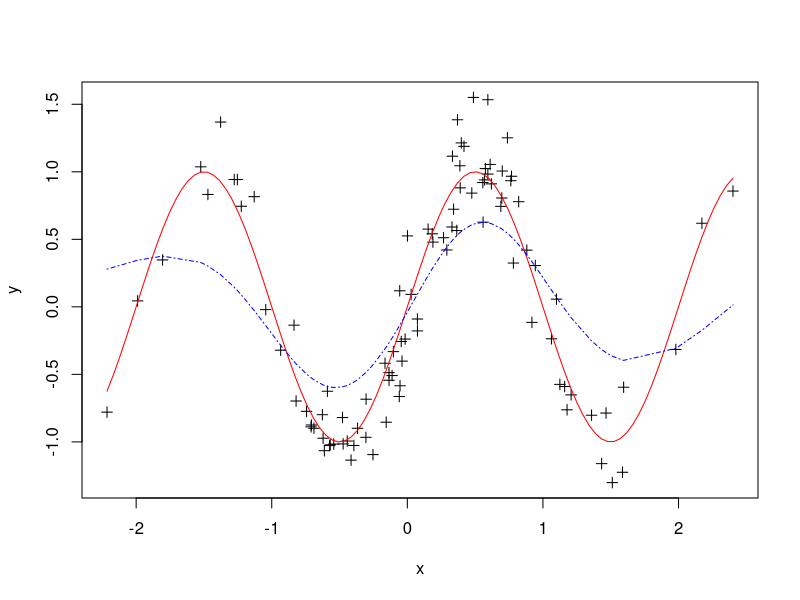

Write R code to recreate this figure.
# Generate a set of x values
# Sort the x values (this eases later analysis)
set.seed(1)
x <- rnorm(100)
x <- sort(x)

# Generate values of f(x) for some function
f <- function(x)
{
	sin(pi*x)
}

# Generate some residuals
e <- rnorm(100,0,1/4)

# Generate y values which are y=f(x)+e
y <- f(x)+e

# Plot the data
plot(x,y,pch=3)

# Add the "true" curve to the plot
xs<-seq(min(x),max(x),length=101)
points(xs,f(xs),type="l",col="red")

# Open mgcv package and splines package
# Check you have it installed
library(mgcv)

# Fit smoothing spline
fit.sp <- smooth.spline(x,y,spar=1)

# Plot the fit
points(x,predict(fit.sp,x)$y,col="blue",type="l",lty=4)

# Least squares criterion
mean(residuals(fit.sp)^2)
mean((predict(fit.sp)$y-y)^2)
